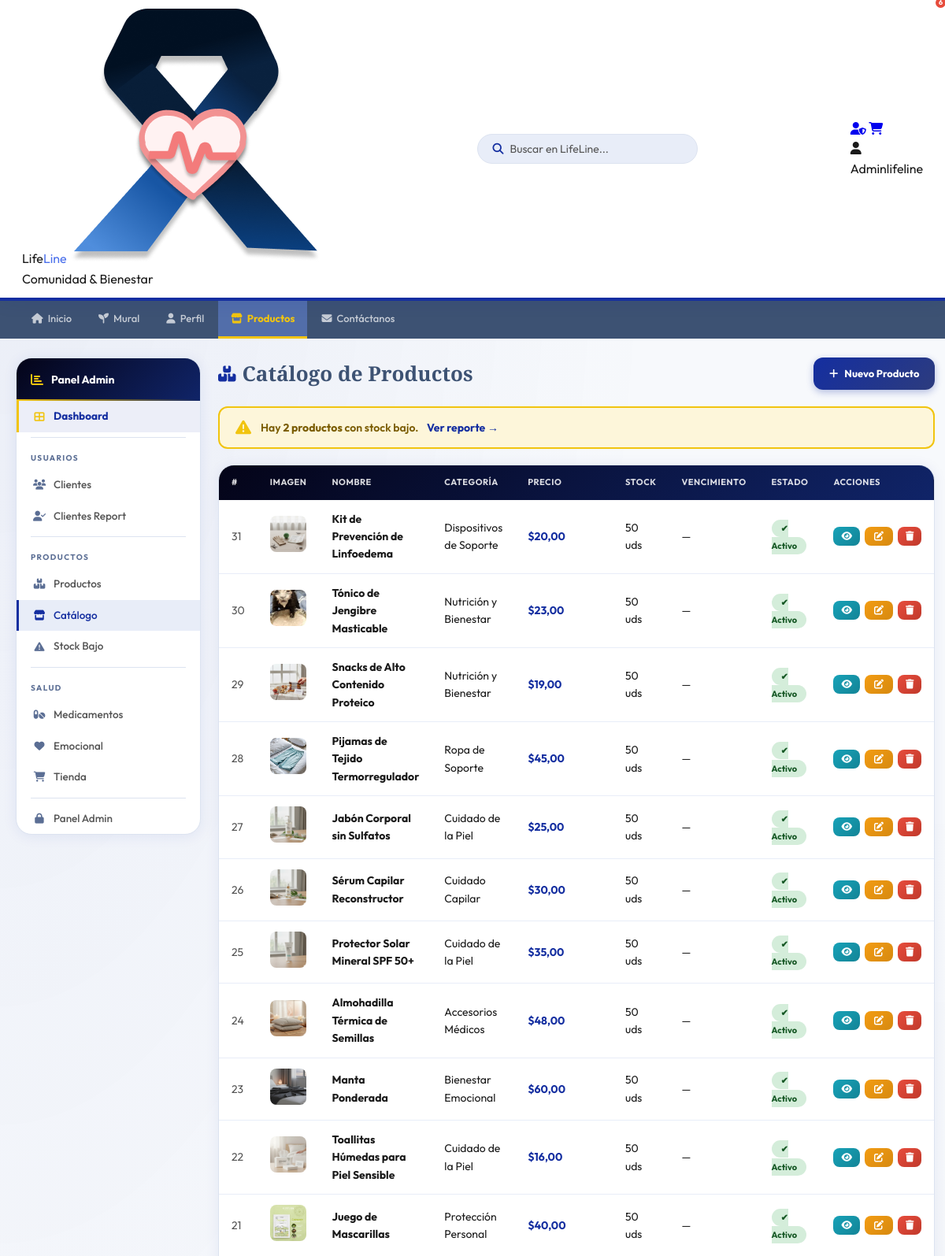
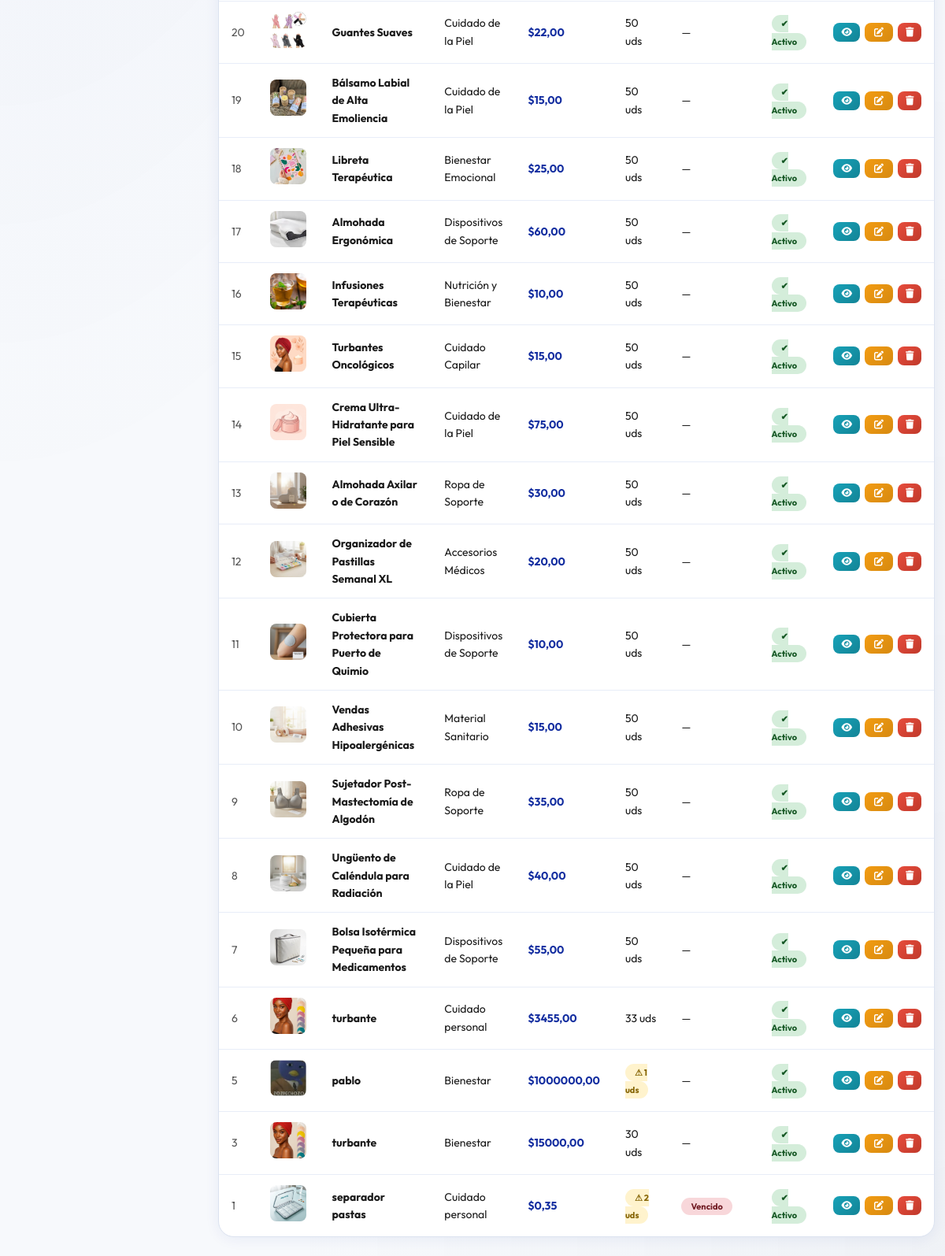
Screenshot of /productos/ (signed in) with the database file from the repository (2 pictures, top to bottom).
### usuarios/models.py (models this page shows, shortened)
class Usuario(AbstractUser):
    ROL_CHOICES = [
        ('USER',     'Usuario'),
        ('PACIENTE', 'Paciente'),
        ('ADMIN',    'Administrador'),
    ]
    ESTADIO_CHOICES = [
        ('ESTADO1', 'Estadio 1'),
        ('ESTADO2', 'Estadio 2'),
        ('ESTADO3', 'Estadio 3'),
        ('ESTADO4', 'Estadio 4'),
    ]
    TIPO_DOC_CHOICES = [
        ('cc', 'Cédula de ciudadanía'),
        ('ti', 'Tarjeta de identidad'),
        ('ce', 'Cédula extranjera'),
    ]
    foto_perfil = models.ImageField(
        upload_to='perfiles/',
        blank=True,
        null=True,
        verbose_name='Foto de perfil'
    )
    rol              = models.CharField(max_length=20, choices=ROL_CHOICES, default='USER')
    estadio          = models.CharField(max_length=20, choices=ESTADIO_CHOICES, blank=True, null=True)
    tipo_documento   = models.CharField(max_length=5,  choices=TIPO_DOC_CHOICES, blank=True)
    numero_documento = models.CharField(max_length=15, blank=True)
    fecha_nacimiento = models.DateField(
        null=True, blank=True,
        validators=[validar_fecha_nacimiento]
    )
    email = models.EmailField(unique=True)
    class Meta:
        verbose_name        = 'Usuario'
        verbose_name_plural = 'Usuarios'

### productos/models.py (models this page shows, shortened)
class Producto(models.Model):
    USO_CHOICES = [
        ('nauseas',   'Para náuseas'),
        ('fatiga',    'Para fatiga'),
        ('dolor',     'Para dolor'),
        ('nutricion', 'Nutrición'),
        ('higiene',   'Higiene y cuidado'),
        ('general',   'Uso general'),
    ]
    nombre = models.CharField(
        max_length=200,
        verbose_name='Nombre',
        validators=[MinLengthValidator(3, 'El nombre debe tener al menos 3 caracteres.')]
    )
    descripcion = models.TextField(verbose_name='Descripción')
    categoria = models.ForeignKey(
        Categoria,
        on_delete=models.PROTECT,
        verbose_name='Categoría'
    )
    precio_final = models.DecimalField(
        max_digits=10,
        decimal_places=2,
        verbose_name='Precio (COP)',
        validators=[
            MinValueValidator(0.01, 'El precio debe ser mayor a 0.'),
            MaxValueValidator(9999999, 'El precio máximo permitido es $9.999.999.')
        ]
    )
    cantidad = models.IntegerField(
        default=0,
        verbose_name='Stock',
        validators=[MinValueValidator(0, 'El stock no puede ser negativo.')]
    )
    estado = models.BooleanField(default=True, verbose_name='Activo')
    imagen = models.ImageField(
        upload_to='productos/',
        blank=True,
        null=True,
        verbose_name='Imagen'
    )
    uso_recomendado = models.CharField(
        max_length=20,
        choices=USO_CHOICES,
        default='general',
        verbose_name='Uso recomendado'
    )
    fecha_creacion = models.DateTimeField(auto_now_add=True, verbose_name='Fecha creación')
    fecha_vencimiento = models.DateField(
        null=True,
        blank=True,
        verbose_name='Fecha de vencimiento',
        help_text='Dejar vacío si el producto no vence.'
    )
    class Meta:
        verbose_name = 'Producto'
        verbose_name_plural = 'Productos'
        ordering = ['-fecha_creacion']
        unique_together = ('nombre', 'categoria')
    @property
    def esta_vencido(self):
        if self.fecha_vencimiento:
            return self.fecha_vencimiento < timezone.now().date()
        return False
    @property
    def stock_bajo(self):
        return 0 <= self.cantidad < 5

class Categoria(models.Model):
    nombre = models.CharField(max_length=100, unique=True, verbose_name='Nombre')
    descripcion = models.TextField(blank=True, verbose_name='Descripción')
    class Meta:
        verbose_name = 'Categoría'
        verbose_name_plural = 'Categorías'
        ordering = ['nombre']
    def __str__(self):
        return self.nombre

### productos/views.py (the view)
# urls.py: path('',                              views.vista_lista_productos,  name='lista_productos'),
@login_required
def vista_lista_productos(request):
    productos  = Producto.objects.all().select_related('categoria')
    from django.utils import timezone
    stock_bajo = productos.filter(cantidad__lt=5, estado=True)
    hoy = timezone.now().date()
    limite = hoy + datetime.timedelta(days=30)
    proximos_vencer = productos.filter(
        fecha_vencimiento__gte=hoy,
        fecha_vencimiento__lte=limite,
        estado=True
    )
    return render(request, 'productos/lista.html', {
        'productos':             productos,
        'stock_bajo':            stock_bajo,
        'total_stock_bajo':      stock_bajo.count(),
        'proximos_vencer':       proximos_vencer,
        'total_proximos_vencer': proximos_vencer.count(),
    })

### carrito/context_processors.py (called while the page is built)
def carrito_count(request):
    count = 0
    if request.user.is_authenticated:
        try:
            from carrito.models import CarritoItem
            from django.db.models import Sum
            count = CarritoItem.objects.filter(
                usuario=request.user
            ).aggregate(total=Sum('cantidad'))['total'] or 0
        except Exception:
            count = 0
    return {'carrito_count': count}

### templates/productos/lista.html (shortened to what this page needs)
{% load static %}
<!DOCTYPE html>
<html lang="es">
<head>
<link rel="stylesheet" href="https://cdnjs.cloudflare.com/ajax/libs/font-awesome/6.5.1/css/all.min.css">
<link rel="stylesheet" href="{% static 'css/estilos.css' %}">
</head>
<body>
<header class="header-bar">
  <div class="logo-wrap">
    <div class="logo-text-wrap">
      <div class="logo-title">
        Life<span style="color: #4a6feb;">Line</span>
        <img class="logol" src="{% static 'imagenes/Group 243 (3).png' %}" alt="logo">
      </div>
      <div class="logo-tagline">Comunidad &amp; Bienestar</div>
    </div>
  </div>
  <div class="search-box">
    <i class="fas fa-search"></i>
    <input type="text" placeholder="Buscar en LifeLine...">
  </div>
  <div class="header-right">
    {% if request.user.is_staff or request.user.rol == 'ADMIN' %}
    <a class="hdr-btn admin-btn" href="{% url 'lista_productos' %}" title="Panel de Administración">
      <i class="fas fa-user-shield"></i>
    </a>
    {% endif %}
    <a class="hdr-btn" href="{% url 'ver_carrito' %}" title="Carrito">
      <i class="fas fa-shopping-cart"></i>
      <span class="cart-badge" id="cart-count">{{ carrito_count }}</span>
    </a>
    <div class="user-chip">
      <div class="user-chip-av"><i class="fas fa-user"></i></div>
      <span>{{ request.user.username|default:"Mi cuenta" }}</span>
    </div>
  </div>
</header>
<nav class="main-tabs">
  <a href="{% url 'home' %}"><i class="fas fa-home"></i> Inicio</a>
  <a href="{% url 'mural' %}"><i class="fas fa-seedling"></i> Mural</a>
  <a href="{% url 'perfil' %}"><i class="fas fa-user"></i> Perfil</a>
  <a href="{% url 'lista_productos' %}" class="active"><i class="fas fa-store"></i> Productos</a>
  <a href="{% url 'contactanos' %}"><i class="fas fa-envelope"></i> Contáctanos</a>
</nav>
<div class="page-layout">
  {% if user.rol == "ADMIN" or user.is_staff %}
  <aside class="admin-sidebar">
      <div class="sb-hdr"><i class="fas fa-chart-bar"></i><span>Panel Admin</span></div>
  <a href="{% url 'dashboard' %}" class="sidebar-link" style="background:rgba(20,46,160,.08);border-left:3px solid var(--gd);font-weight:700;color:var(--ca)">
    <i class="fas fa-th-large" style="color:var(--gd)"></i> Dashboard
  </a>
  <div class="sb-sep"></div>
      <div class="sb-sec">Usuarios</div>
      <a href="{% url 'lista_usuarios' %}" class="sidebar-link"><i class="fas fa-users"></i> Clientes</a>
      <a href="{% url 'clientes' %}" class="sidebar-link"><i class="fas fa-user-check"></i> Clientes Report</a>
      <div class="sb-sep"></div>
      <div class="sb-sec">Productos</div>
      <a href="{% url 'reporte_productos' %}" class="sidebar-link"><i class="fas fa-boxes"></i> Productos</a>
      <a href="{% url 'lista_productos' %}" class="sidebar-link active"><i class="fas fa-store"></i> Catálogo</a>
      <a href="{% url 'reporte_stock' %}" class="sidebar-link"><i class="fas fa-exclamation-triangle"></i> Stock Bajo</a>
      <div class="sb-sep"></div>
      <div class="sb-sec">Salud</div>
      <a href="{% url 'reporte_medicamentos' %}" class="sidebar-link"><i class="fas fa-pills"></i> Medicamentos</a>
      <a href="{% url 'reporte_emocional' %}" class="sidebar-link"><i class="fas fa-heart"></i> Emocional</a>
      <a href="{% url 'reporte_tienda' %}" class="sidebar-link"><i class="fas fa-shopping-cart"></i> Tienda</a>
      <div class="sb-sep"></div>
      <a href="/admin/" class="sidebar-link"><i class="fas fa-lock"></i> Panel Admin</a>
  </aside>
  {% endif %}
  <main class="main-content">
    <div class="page-hdr">
      <h2><i class="fas fa-boxes"></i> Catálogo de Productos</h2>
      {% if user.rol == "ADMIN" or user.is_staff %}
        <a href="{% url 'nuevo_producto' %}" class="btn-primary"><i class="fas fa-plus"></i> Nuevo Producto</a>
      {% endif %}
    </div>
    {% if total_stock_bajo > 0 or total_proximos_vencer > 0 %}
      <div class="contenedor-alertas" style="margin-bottom: 20px;">
        {% if total_stock_bajo > 0 %}
        <div class="alerta-stock">
          <i class="fas fa-exclamation-triangle"></i>
          <span>Hay <strong>{{ total_stock_bajo }} producto{{ total_stock_bajo|pluralize }}</strong> con stock bajo.
            <a href="{% url 'reporte_stock' %}" style="color:var(--ca);font-weight:700;margin-left:8px">Ver reporte →</a>
          </span>
        </div>
        {% endif %}
      </div>
    {% endif %}
    <div class="table-card">
      {% if productos %}
      <table>
        <thead>
          <tr><th>#</th><th>Imagen</th><th>Nombre</th><th>Categoría</th><th>Precio</th><th>Stock</th><th>Vencimiento</th><th>Estado</th><th>Acciones</th></tr>
        </thead>
        <tbody>
          {% for p in productos %}
          <tr>
            <td style="color:var(--ctl)">{{ p.id }}</td>
            <td>{% if p.imagen %}<img src="{{ p.imagen.url }}" class="product-img" alt="{{ p.nombre }}">{% else %}<div class="no-img"><i class="fas fa-image"></i></div>{% endif %}</td>
            <td><strong>{{ p.nombre }}</strong></td>
            <td>{{ p.categoria }}</td>
            <td style="font-weight:700;color:var(--ca)">${{ p.precio_final }}</td>
            <td>
              {% if p.cantidad == 0 %}<span class="badge badge-agotado">⚠ Agotado</span>
              {% elif p.stock_bajo %}<span class="badge badge-stock-bajo">⚠ {{ p.cantidad }} uds</span>
              {% else %}{{ p.cantidad }} uds{% endif %}
            </td>
            <td>
              {% if p.fecha_vencimiento %}
                {% if p.esta_vencido %}<span class="badge badge-vencido">Vencido</span>
                {% elif p.dias_para_vencer <= 30 %}<span class="badge badge-vence-pronto">{{ p.dias_para_vencer }}d</span>
                {% else %}{{ p.fecha_vencimiento|date:"d/m/Y" }}{% endif %}
              {% else %}—{% endif %}
            </td>
            <td>{% if p.estado %}<span class="badge badge-activo">✔ Activo</span>{% else %}<span class="badge badge-inactivo">✖ Inactivo</span>{% endif %}</td>
            <td>
              <div class="acciones">
                <a href="{% url 'detalle_producto' p.id %}" class="btn-ver"><i class="fas fa-eye"></i></a>
                {% if user.rol == "ADMIN" or user.is_staff %}
                  <a href="{% url 'editar_producto' p.id %}" class="btn-edit"><i class="fas fa-edit"></i></a>
                  <a href="{% url 'eliminar_producto' p.id %}" class="btn-del"><i class="fas fa-trash"></i></a>
                {% endif %}
              </div>
            </td>
          </tr>
          {% endfor %}
        </tbody>
      </table>
      {% endif %}
    </div>
  </main>
</div>

### static/css/estilos.css (style rules this page uses)
:root { --color-primary: #3d5273; --color-secondary: #5b6e94; --color-accent: #142ea0; --color-menu-bg: #526eaa; --color-text-dark: #1a1a1a; --color-text-light:#555; --color-bg-light: #f0f2f5; --color-top-bar-bg:linear-gradient(135deg,#040418,#102468); --color-light-blue:#72a4d9; --color-gold: #f1c40f; --border-radius-lg:10px; --border-radius-sm:5px; }
* { box-sizing: border-box; margin: 0; padding: 0; }
body { font-family: 'Outfit', 'Segoe UI', Tahoma, Geneva, Verdana, sans-serif; background: #f7f9fc; color: var(--color-text-dark); line-height: 1.6; min-height: 100vh; display: flex; flex-direction: column; }
main { flex: 1; }
a { text-decoration: none; }
.header-bar { background: var(--color-top-bar-bg); border-bottom: 4px solid var(--color-accent); padding: 10px 24px; display: flex; justify-content: space-between; align-items: center; position: sticky; top: 0; z-index: 200; box-shadow: 0 2px 20px rgba(20,46,160,.12); }
.search-box { background: rgba(255,255,255,.12); border-radius: 24px; padding: 8px 16px; display: flex; align-items: center; border: 1.5px solid rgba(255,255,255,.2); width: 260px; transition: border-color .2s; }
.search-box i { color: rgba(255,255,255,.7); font-size: 13px; }
.search-box input { border: none; background: none; outline: none; font-size: 14px; color: white; width: 100%; margin-left: 8px; font-family: inherit; }
.search-box input::placeholder { color: rgba(255,255,255,.5); }
.cart-badge { position: absolute; top: -6px; right: -4px; background: #e74c3c; color: white; border-radius: 50%; width: 18px; height: 18px; font-size: 10px; font-weight: 700; display: flex; align-items: center; justify-content: center; border: 2px solid var(--color-top-bar-bg); font-family: inherit; }
.main-tabs { background-color: #2d3e5f; display: flex; padding: 0 20px; flex-wrap: wrap; overflow-x: auto; }
.main-tabs a { color: rgba(255,255,255,.75); padding: 11px 15px; font-weight: 600; font-size: 13px; border-bottom: 3px solid transparent; transition: background .2s, color .2s, border-color .2s; display: flex; align-items: center; gap: 6px; white-space: nowrap; }
.main-tabs a.active { background: var(--color-menu-bg); color: var(--color-gold); border-bottom-color: var(--color-gold); font-weight: 700; }

### rows the page displays
Usuario: user.username "Adminlifeline"
Producto: id "31", imagen (picture), nombre "Kit de Prevención de Linfoedema", categoria "Dispositivos de Soporte", precio_final "20,00", cantidad "50", estado "✔ Activo"
Producto: id "30", imagen (picture), nombre "Tónico de Jengibre Masticable", categoria "Nutrición y Bienestar", precio_final "23,00", cantidad "50", estado "✔ Activo"
Producto: id "29", imagen (picture), nombre "Snacks de Alto Contenido Proteico", categoria "Nutrición y Bienestar", precio_final "19,00", cantidad "50", estado "✔ Activo"
Producto: id "28", imagen (picture), nombre "Pijamas de Tejido Termorregulador", categoria "Ropa de Soporte", precio_final "45,00", cantidad "50", estado "✔ Activo"
Producto: id "27", imagen (picture), nombre "Jabón Corporal sin Sulfatos", categoria "Cuidado de la Piel", precio_final "25,00", cantidad "50", estado "✔ Activo"
Producto: id "26", imagen (picture), nombre "Sérum Capilar Reconstructor", categoria "Cuidado Capilar", precio_final "30,00", cantidad "50", estado "✔ Activo"
Producto: id "25", imagen (picture), nombre "Protector Solar Mineral SPF 50+", categoria "Cuidado de la Piel", precio_final "35,00", cantidad "50", estado "✔ Activo"
Producto: id "24", imagen (picture), nombre "Almohadilla Térmica de Semillas", categoria "Accesorios Médicos", precio_final "48,00", cantidad "50", estado "✔ Activo"
Producto: id "23", imagen (picture), nombre "Manta Ponderada", categoria "Bienestar Emocional", precio_final "60,00", cantidad "50", estado "✔ Activo"
Producto: id "22", imagen (picture), nombre "Toallitas Húmedas para Piel Sensible", categoria "Cuidado de la Piel", precio_final "16,00", cantidad "50", estado "✔ Activo"
Producto: id "21", imagen (picture), nombre "Juego de Mascarillas", categoria "Protección Personal", precio_final "40,00", cantidad "50", estado "✔ Activo"
Producto: id "20", imagen (picture), nombre "Guantes Suaves", categoria "Cuidado de la Piel", precio_final "22,00", cantidad "50", estado "✔ Activo"
Producto: id "19", imagen (picture), nombre "Bálsamo Labial de Alta Emoliencia", categoria "Cuidado de la Piel", precio_final "15,00", cantidad "50", estado "✔ Activo"
Producto: id "18", imagen (picture), nombre "Libreta Terapéutica", categoria "Bienestar Emocional", precio_final "25,00", cantidad "50", estado "✔ Activo"
Producto: id "17", imagen (picture), nombre "Almohada Ergonómica", categoria "Dispositivos de Soporte", precio_final "60,00", cantidad "50", estado "✔ Activo"
Producto: id "16", imagen (picture), nombre "Infusiones Terapéuticas", categoria "Nutrición y Bienestar", precio_final "10,00", cantidad "50", estado "✔ Activo"
Producto: id "15", imagen (picture), nombre "Turbantes Oncológicos", categoria "Cuidado Capilar", precio_final "15,00", cantidad "50", estado "✔ Activo"
Producto: id "14", imagen (picture), nombre "Crema Ultra-Hidratante para Piel Sensible", categoria "Cuidado de la Piel", precio_final "75,00", cantidad "50", estado "✔ Activo"
Producto: id "13", imagen (picture), nombre "Almohada Axilar o de Corazón", categoria "Ropa de Soporte", precio_final "30,00", cantidad "50", estado "✔ Activo"
Producto: id "12", imagen (picture), nombre "Organizador de Pastillas Semanal XL", categoria "Accesorios Médicos", precio_final "20,00", cantidad "50", estado "✔ Activo"
Producto: id "11", imagen (picture), nombre "Cubierta Protectora para Puerto de Quimio", categoria "Dispositivos de Soporte", precio_final "10,00", cantidad "50", estado "✔ Activo"
Producto: id "10", imagen (picture), nombre "Vendas Adhesivas Hipoalergénicas", categoria "Material Sanitario", precio_final "15,00", cantidad "50", estado "✔ Activo"
Producto: id "9", imagen (picture), nombre "Sujetador Post-Mastectomía de Algodón", categoria "Ropa de Soporte", precio_final "35,00", cantidad "50", estado "✔ Activo"
Producto: id "8", imagen (picture), nombre "Ungüento de Caléndula para Radiación", categoria "Cuidado de la Piel", precio_final "40,00", cantidad "50", estado "✔ Activo"
Producto: id "7", imagen (picture), nombre "Bolsa Isotérmica Pequeña para Medicamentos", categoria "Dispositivos de Soporte", precio_final "55,00", cantidad "50", estado "✔ Activo"
Producto: id "6", imagen (picture), nombre "turbante", categoria "Cuidado personal", precio_final "3455,00", cantidad "33", estado "✔ Activo"
Producto: id "5", imagen (picture), nombre "pablo", categoria "Bienestar", precio_final "1000000,00", cantidad "1", estado "✔ Activo"
Producto: id "3", imagen (picture), nombre "turbante", categoria "Bienestar", precio_final "15000,00", cantidad "30", estado "✔ Activo"
Producto: id "1", imagen (picture), nombre "separador pastas", categoria "Cuidado personal", precio_final "0,35", cantidad "2", fecha_vencimiento "Vencido", estado "✔ Activo"

### other values shown
{{ total_stock_bajo }} "2"
